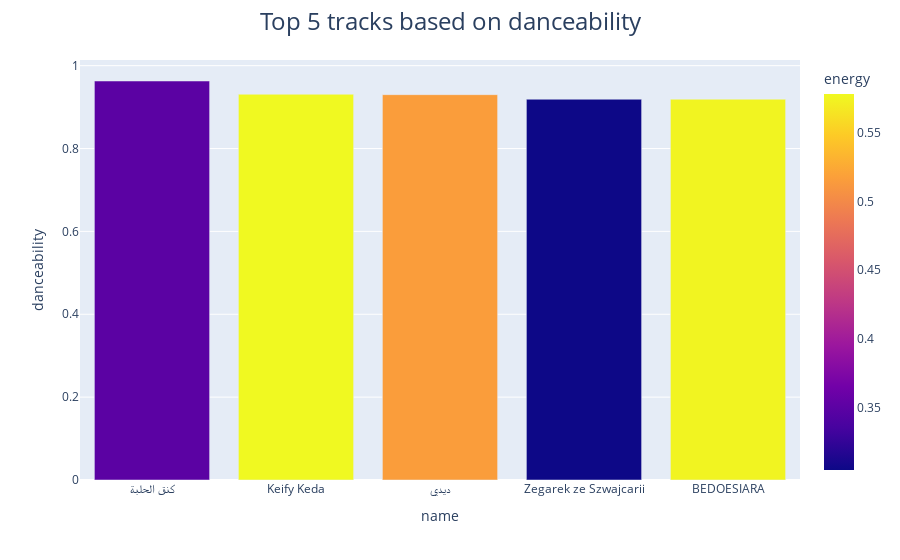

Source (notebook cell):
### Code cell
topNTracks(df)

### Figure 1 — Plotly figure (JSON) as saved in the notebook; plotly's stock layout.template omitted (floating-point values rounded to 4 significant figures)
{"data": [{"alignmentgroup": "True", "hovertemplate": "name=%{x}<br>danceability=%{y}<br>energy=%{marker.color}<extra></extra>", "legendgroup": "", "marker": {"color": [0.35, 0.578, 0.516, 0.305, 0.575], "coloraxis": "coloraxis", "pattern": {"shape": ""}}, "name": "", "offsetgroup": "", "orientation": "v", "showlegend": false, "textposition": "auto", "type": "bar", "x": ["كنق الحلبة", "Keify Keda", "ديدي", "Zegarek ze Szwajcarii", "BEDOESIARA"], "xaxis": "x", "y": [0.963, 0.931, 0.93, 0.919, 0.919], "yaxis": "y"}], "layout": {"barmode": "relative", "coloraxis": {"colorbar": {"title": {"text": "energy"}}, "colorscale": [[0, "#0d0887"], [0.1111, "#46039f"], [0.2222, "#7201a8"], [0.3333, "#9c179e"], [0.4444, "#bd3786"], [0.5556, "#d8576b"], [0.6667, "#ed7953"], [0.7778, "#fb9f3a"], [0.8889, "#fdca26"], [1, "#f0f921"]]}, "legend": {"tracegroupgap": 0}, "margin": {"t": 60}, "title": {"font": {"size": 24}, "text": "Top 5 tracks based on danceability", "x": 0.5}, "xaxis": {"anchor": "y", "domain": [0, 1], "title": {"text": "name"}}, "yaxis": {"anchor": "x", "domain": [0, 1], "title": {"text": "danceability"}}}}
